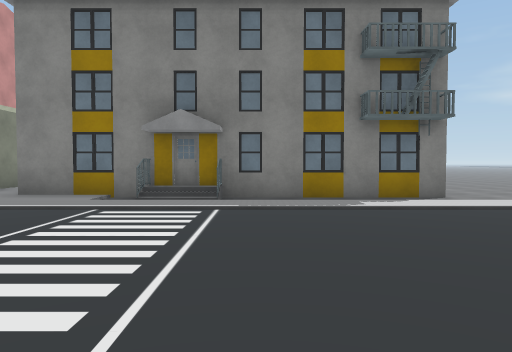
[1] (above)

22 first-person views from a walk through a Unity game level. The camera is 1.4 m above the floor, tilts 2° down and sees 70° across. The floor is counted in squares, 2 m on a side. Each view is taken from the middle of a square. On the plan, view 1 faces up. The plan holds only what a view shows up to about 11 squares ahead; the rest is blank. The place goes on beyond the plan. The player character is not drawn. Some animated figures are left out. Some surface patterns are stand-ins.

[2]
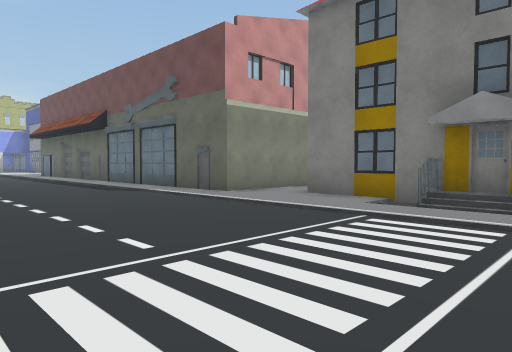

[3]
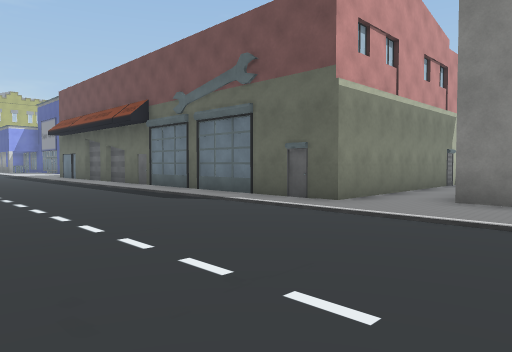

[4]
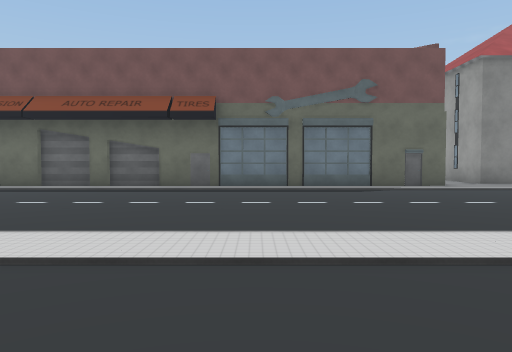

[5]
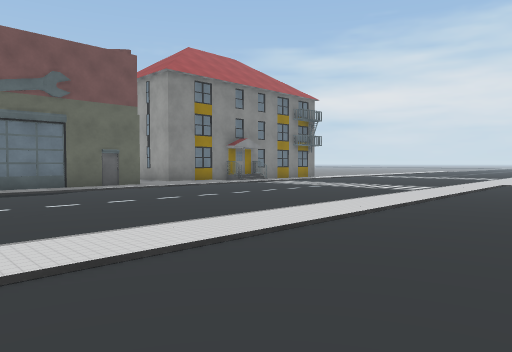

[6]
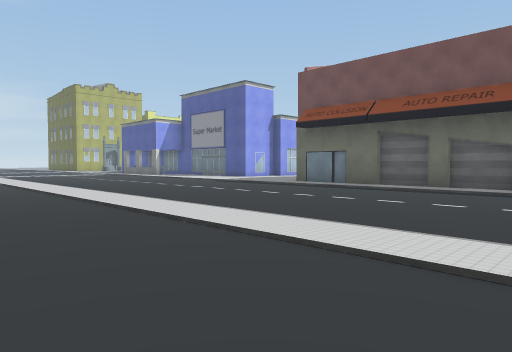

[7]
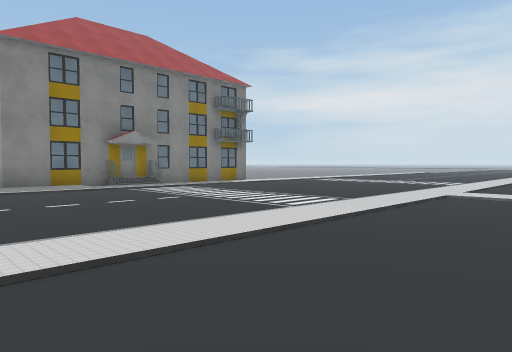

[8]
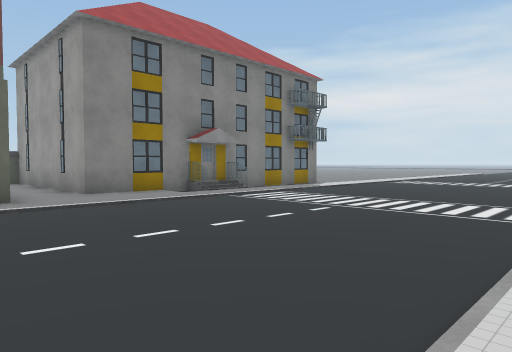

[9]
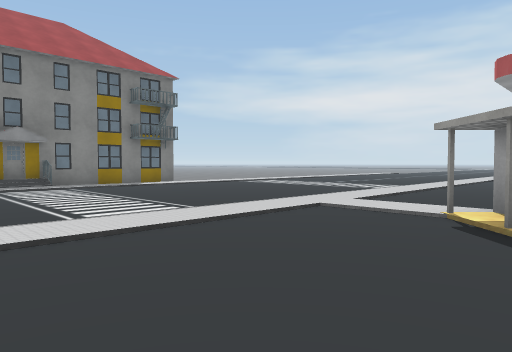

[10]
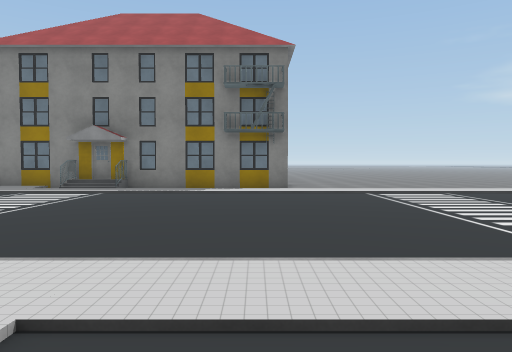

[11]
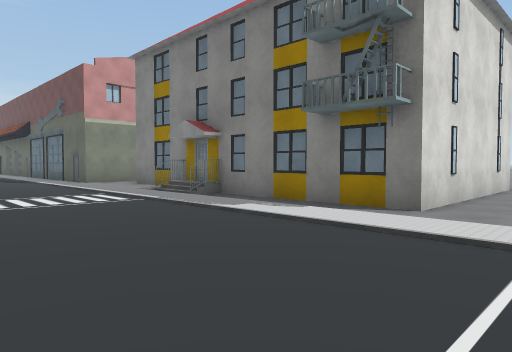

[12]
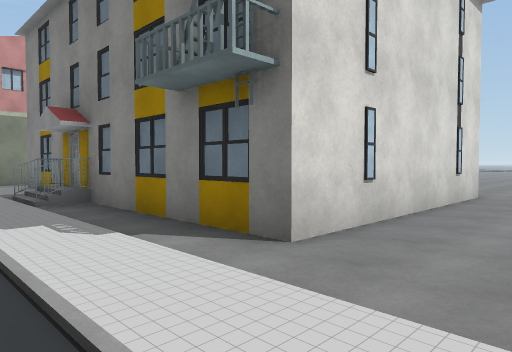

[13]
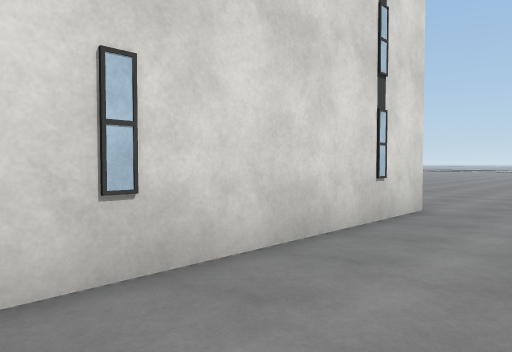

[14]
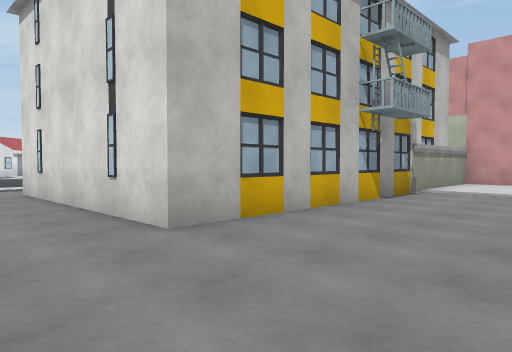

[15]
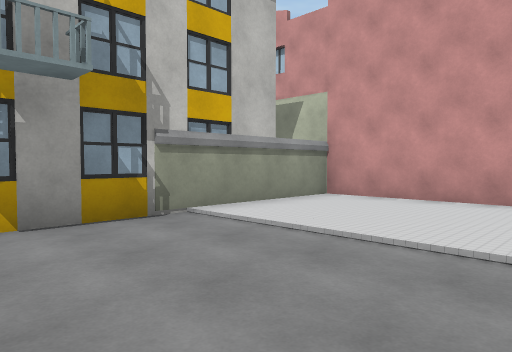

[16]
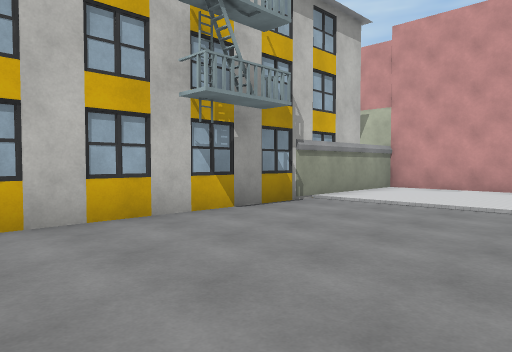

[17]
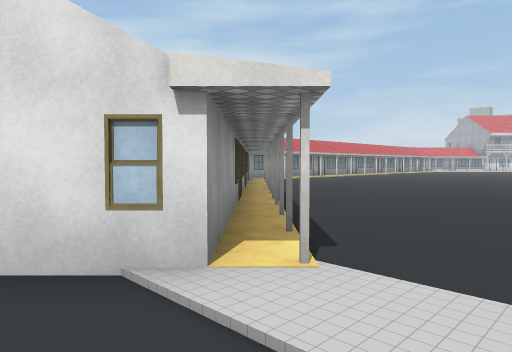

[18]
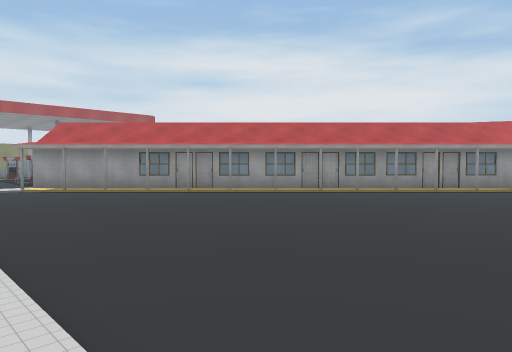

[19]
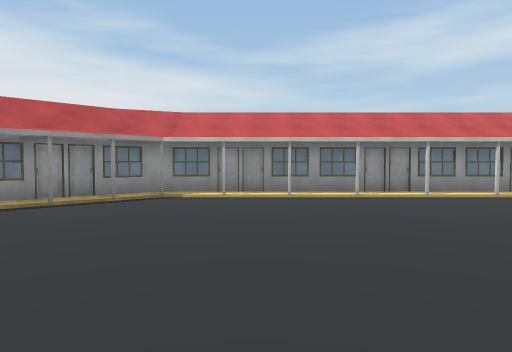

[20]
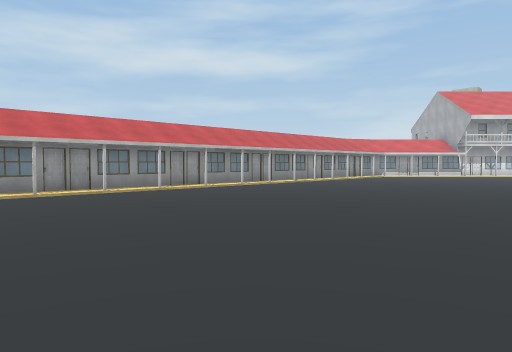

[21]
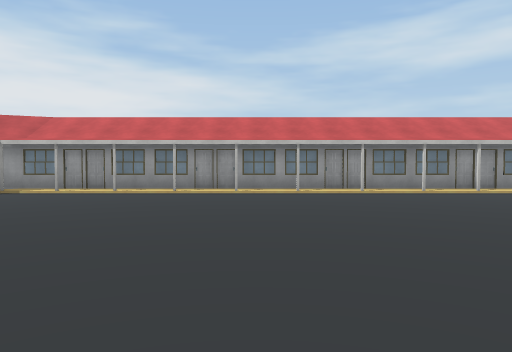

[22]
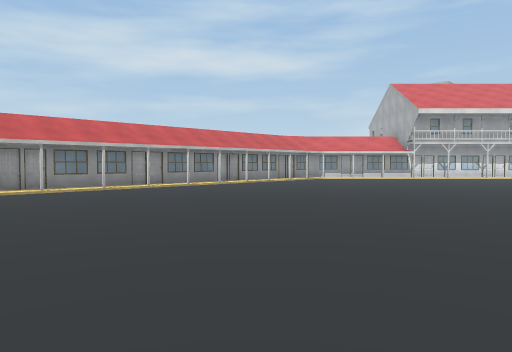

### Floor plan
Key: @ floor where view 1 was taken; # wall or solid block; . floor; B building; O other object.
Columns run from 26 left of view 1 to 6 right of it. Each row starts with its distance up from view 1.
 18                        ........
 17                    #   ..........
 16                    O   ..........
 15                    O   ..........
 14                    O   ..........
 13                    O#OOO#######.
 12                    O B        #.
 11                    O B        #..
 10                    O B        #..
  9                    O BOO      #..
  8                    O BB######B#..
  7        #############   .BB.......
  6        ..........................
  5        ..........................
  4       ...........................
  3      ............................
  2     .............................
  1    ..............................
  0   ........................@......
 -1  ................................
 -2  ................................
 -3      ............................
 -4     ......................##O.
 -5 ..........................####
 -6 .........................##
 -7  .......................##
 -8   ......................#
 -9    ...................###
-10     ................###
-11      ...............##
-12       .............##
-13      #.###.##.##.###
-14      ### #########

Positions as (right, up) in squares from view 1, and headings:
1: (0, 0), facing up
2: (0, 1), facing up-left
3: (-3, 1), facing up-left
4: (-12, -4), facing up
5: (-12, -4), facing up-right
6: (-13, -4), facing up-left
7: (-7, -4), facing up-right
8: (-8, -1), facing up-right
9: (-4, -5), facing up-right
10: (3, -3), facing up
11: (6, 2), facing up-left
12: (6, 5), facing up-left
13: (6, 8), facing up-left
14: (6, 17), facing down-left
15: (0, 18), facing down-left
16: (3, 18), facing down-left
17: (3, -2), facing down-left
18: (-10, -1), facing down-right
19: (-10, -5), facing down
20: (-10, -4), facing down-left
21: (-14, -4), facing down
22: (-14, -3), facing down-left
